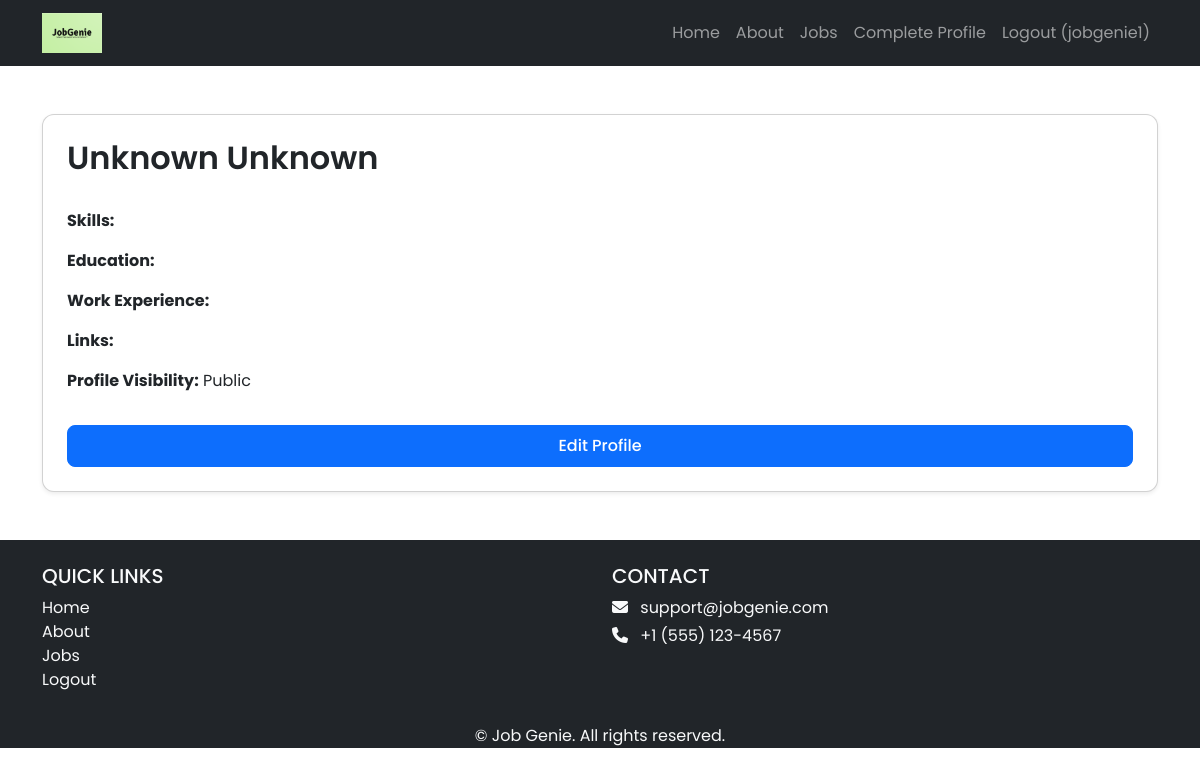
Page /profiles/view_profile/ (signed in) on the earlier database version.
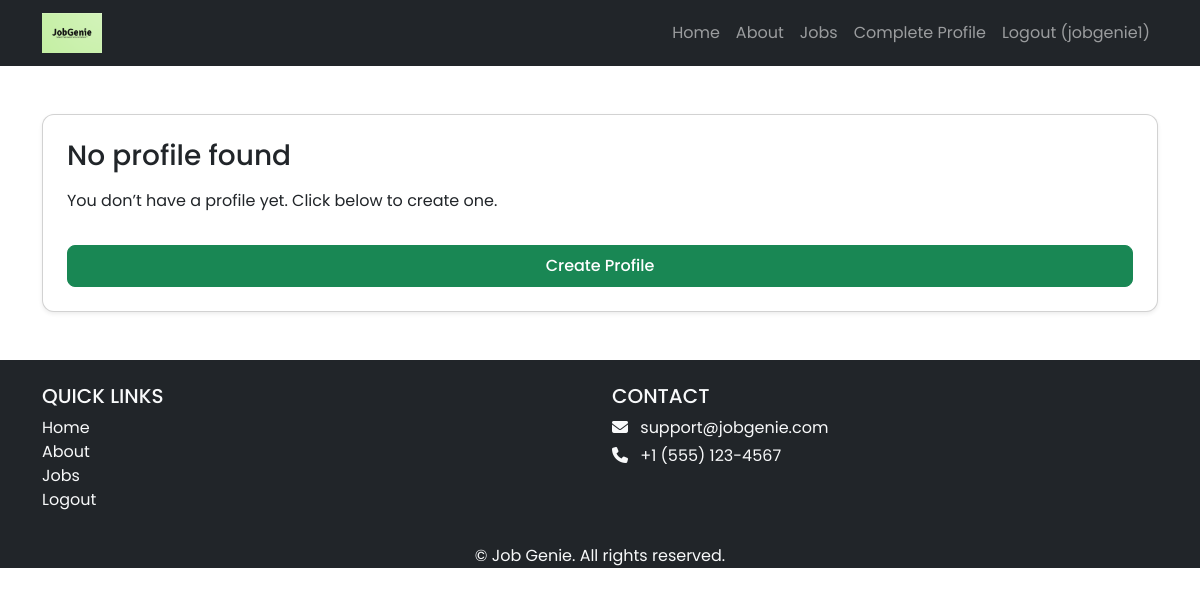
Same page on the later database version.
### profiles/models.py (models this page shows, shortened)
class JobSeekerProfile(models.Model):
    first_name = models.CharField(max_length=255, default='Unknown')
    last_name = models.CharField(max_length=255, default='Unknown')
    user = models.OneToOneField(User, on_delete=models.CASCADE)
    headline = models.CharField(max_length=255)
    skills = models.TextField()
    education = models.TextField()
    work_experience = models.TextField()
    links = models.TextField(blank=True)
    is_public = models.BooleanField(default=True)  # privacy

### profiles/views.py (the view)
# urls.py: path('view_profile/', views.view_profile, name='view_profile'),
@login_required
def view_profile(request):
    try:
        profile = request.user.jobseekerprofile
    except JobSeekerProfile.DoesNotExist:
        profile = None
    return render(request, "profiles/view_profile.html", {"profile": profile})

### profiles/templates/profiles/view_profile.html (shortened to what this page needs)
{% extends "base.html" %}
{% block content %}
<div class="container my-5 profile-view">
    <div class="card shadow-sm p-4">
        {% if profile %}
           <h2 class="mb-3">
            {% if profile.first_name or profile.last_name %}
                {{ profile.first_name }} {{ profile.last_name }}
            {% else %}
                {{ profile.user.username }}
            {% endif %}
            </h2>
            <p><strong>Skills:</strong> {{ profile.skills|linebreaksbr }}</p>
            <p><strong>Education:</strong> {{ profile.education|linebreaksbr }}</p>
            <p><strong>Work Experience:</strong> {{ profile.work_experience|linebreaksbr }}</p>
            <p><strong>Links:</strong> {{ profile.links|linebreaksbr }}</p>
            <p><strong>Profile Visibility:</strong> {{ profile.is_public|yesno:"Public,Private" }}</p>
            <a href="{% url 'profiles:edit_profile' %}" class="btn btn-primary mt-3">Edit Profile</a>
        {% else %}
            <h3 class="mb-3">No profile found</h3>
            <p>You don’t have a profile yet. Click below to create one.</p>
            <a href="{% url 'profiles:create_profile' %}" class="btn btn-success mt-3">Create Profile</a>
        {% endif %}
    </div>
</div>
{% endblock content %}

Differences in the rows shown:
removed JobSeekerProfile: first_name "Unknown", last_name "Unknown", is_public "Public"
Other differences:
text no longer shown: "Skills: Education: Work Experience: Links: Profile Visibility: Edit Profile"
text now shown: "No profile found You don’t have a profile yet. Click below to create one. Create Profile"
